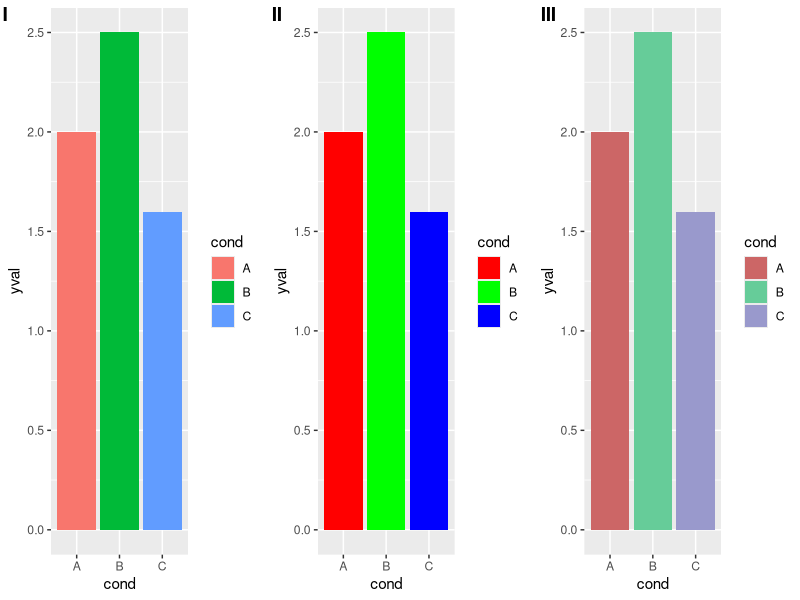
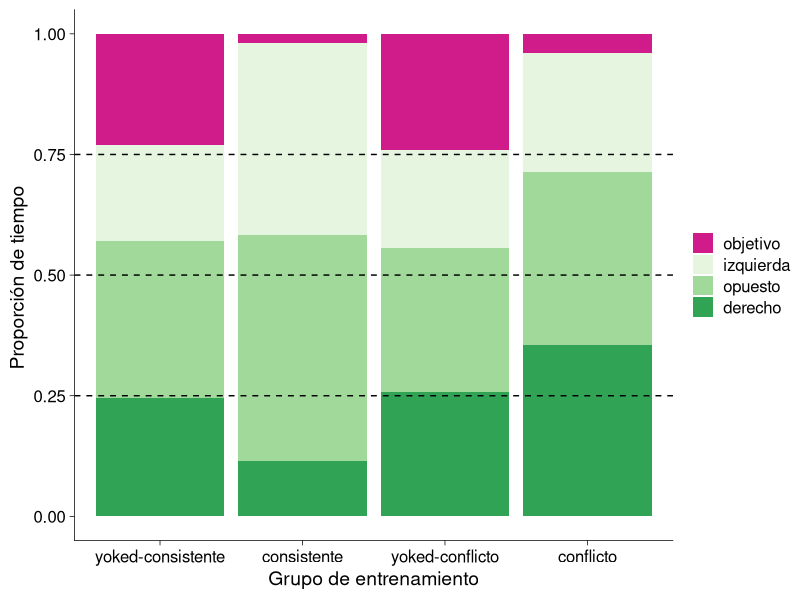
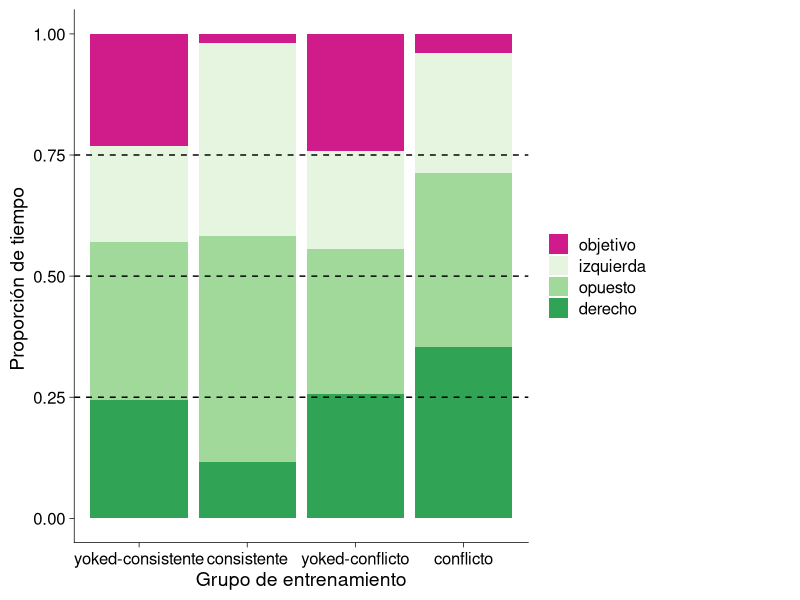

The R source for these figures, in order:
## ---- chunk 1
knitr::opts_chunk$set(echo = FALSE,
                      fig.path = '../figures/talk/')
library(tidyverse) # for subsetting data 
library(car) # for fancy ANOVA
library(cowplot) # for "easier"" ggplot themes
library(plyr) # data wrangling
## ---- chunk 2
df <- read.table(header=TRUE, text='
 cond yval
    A 2
    B 2.5
    C 1.6
')

one <- ggplot(df, aes(x=cond, y=yval, fill=cond)) + geom_bar(stat="identity")

two <- ggplot(df, aes(x=cond, y=yval, fill=cond)) + geom_bar(stat="identity") + 
    scale_fill_manual(values=c("red", "green", "blue"))

three <- ggplot(df, aes(x=cond, y=yval, fill=cond)) + geom_bar(stat="identity") + 
    scale_fill_manual(values=c("#CC6666",  "#66CC99", "#9999CC"))

plot_grid(one,two,three, nrow =1, labels = c("I", "II","III"))
## ---- chunk 3
behavior <- read.csv("../results/behaviordata.csv", header = T)
behavior$APA2 <- factor(behavior$APA2, levels = c("yoked-consistent","consistent", "yoked-conflict","conflict")) ## relevel then rename factors treatment
behavior$Genotype <- factor(behavior$Genotype, levels = c("WT","FMR1KO")) # relevel genotype

proptime <- read.csv("../results/behaviorproptime.csv", header = T)
proptime$APA2 <- factor(proptime$APA2, levels = c("yoked-consistent","consistent", "yoked-conflict","conflict")) ## relevel then rename factors treatment
proptime$Genotype <- factor(proptime$Genotype, levels = c("WT","FMR1KO")) # relevel genotype
proptime$variable <- factor(proptime$variable, 
          levels = c("pTimeTarget", "pTimeCCW", "pTimeOPP", "pTimeCW"))

behavior$APA2 <- plyr::revalue(behavior$APA2, c("consistent" = "consistente", "conflict" = "conflicto", 
                                          "yoked-consistent" = "yoked-consistente", 
                                          "yoked-conflict" = "yoked-conflicto"))
proptime$APA2 <- plyr::revalue(proptime$APA2, c("consistent" = "consistente", "conflict" = "conflicto", 
                                          "yoked-consistent" = "yoked-consistente", 
                                          "yoked-conflict" = "yoked-conflicto"))
proptime$variable <- plyr::revalue(proptime$variable, c("pTimeTarget" = "objetivo", "pTimeCCW" = "izquierda", 
                                          "pTimeOPP" = "opuesto",  "pTimeCW" = "derecho"))

timespent <- proptime %>%
   # filter(APA2 %in% c("consistente","conflicto")) %>%
      filter(Genotype %in% c("WT")) %>%
    filter(TrainSessionComboNum == 6 ) %>%
  ggplot(aes(x = APA2, y = value,fill = variable)) + 
    geom_bar(position = "fill",stat = "identity") +
    scale_x_discrete(name="Grupo de entrenamiento") + 
  #facet_wrap(~APA2, nrow=1) +
  theme_cowplot(font_size = 14, line_size = 0.25) +
  theme(legend.title=element_blank()) +
  #theme(legend.position="none") +
  scale_y_continuous(name= "Proporción de tiempo ") +
  scale_fill_manual(values = c("#d01c8b", "#e5f5e0" ,"#a1d99b", "#31a354")) + 
  geom_hline(yintercept=c(0.25,0.50, 0.75), color="black" , linetype="dashed")
timespent
## ---- chunk 4
image <- ggdraw() + draw_image("../figures/talk/talk_pista.png", scale = 1)

ggdraw() +
  draw_plot(timespent, x = 0, y = 0, width = 0.82, height = 1) +
  draw_plot(image, x = 0.7, y = 0.5, width = 0.3, height = 0.6)

